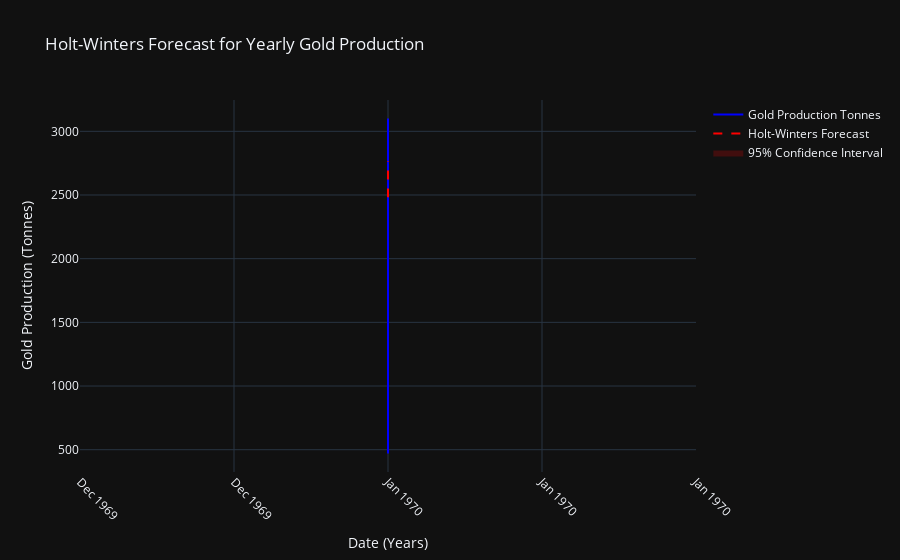

This figure's notebook cell:
### Code cell
import plotly.graph_objects as go
import numpy as np
import pandas as pd
from statsmodels.tsa.holtwinters import ExponentialSmoothing

# Ensure the index is datetime
gold.index = pd.to_datetime(gold.index)

# Train-test split: Exclude the last 12 weeks for training
train_data = gold.iloc[:-12] # all data except last 12 weeks
test_data = gold.iloc[-12:]   # only last 12 weeks

# Fit Holt-Winters Exponential Smoothing model
hw_model = ExponentialSmoothing(
    train_data["Gold Production (Clio-Infra & USGS)"],  # Use the "count" column
    trend="add",          # Additive trend
    seasonal="add",       # Additive seasonality
    seasonal_periods=30   # 52 weeks in a year (for weekly data)
).fit()

# Forecast the next 12 weeks
forecast_values = hw_model.forecast(steps=12)

# Estimate confidence intervals using residual standard deviation
residuals = train_data["Gold Production (Clio-Infra & USGS)"] - hw_model.fittedvalues
std_dev = np.std(residuals)
confidence_interval = 1.96 * std_dev  # 95% Confidence Interval

# Convert forecasted values to a Pandas Series with correct weekly index
forecast_series = pd.Series(forecast_values.values, index=test_data.index)

# Select the last 2 years of actual data for plotting
df_last2years = gold.iloc[-104:]  # Show last 104 weeks (2 years)

# Create the figure
fig = go.Figure()

# **1. Actual Data - Blue Line**
fig.add_trace(go.Scatter(
    x=df_last2years.index,
    y=df_last2years["Gold Production (Clio-Infra & USGS)"],
    mode='lines',
    name='Gold Production Tonnes',
    line=dict(color='blue')
))

# **2. Forecasted Data - Red Dashed Line**
fig.add_trace(go.Scatter(
    x=forecast_series.index,
    y=forecast_series,
    mode='lines',
    name='Holt-Winters Forecast',
    line=dict(color='red', dash='dash')
))

# **3. Confidence Interval - Shaded Region**
fig.add_trace(go.Scatter(
    x=forecast_series.index.tolist() + forecast_series.index[::-1].tolist(),
    y=(forecast_series + confidence_interval).tolist() + (forecast_series - confidence_interval)[::-1].tolist(),
    fill='toself',
    fillcolor='rgba(255, 0, 0, 0.2)',  # Light red shading
    line=dict(color='rgba(255,255,255,0)'),
    name='95% Confidence Interval'
))

# **Customize Layout**
fig.update_layout(
    title="Holt-Winters Forecast for Yearly Gold Production",
    xaxis_title="Date (Years)",
    yaxis_title="Gold Production (Tonnes)",
    template="plotly_dark",
    xaxis=dict(
        tickformat="%b %Y",  # Show month & year on X-axis
        tickangle=45,        # Rotate labels
        tickmode="auto"
    ),
    yaxis=dict(showgrid=True),
    hovermode="x unified"  # Show all values on hover
)

# Show the plot
fig.show()
